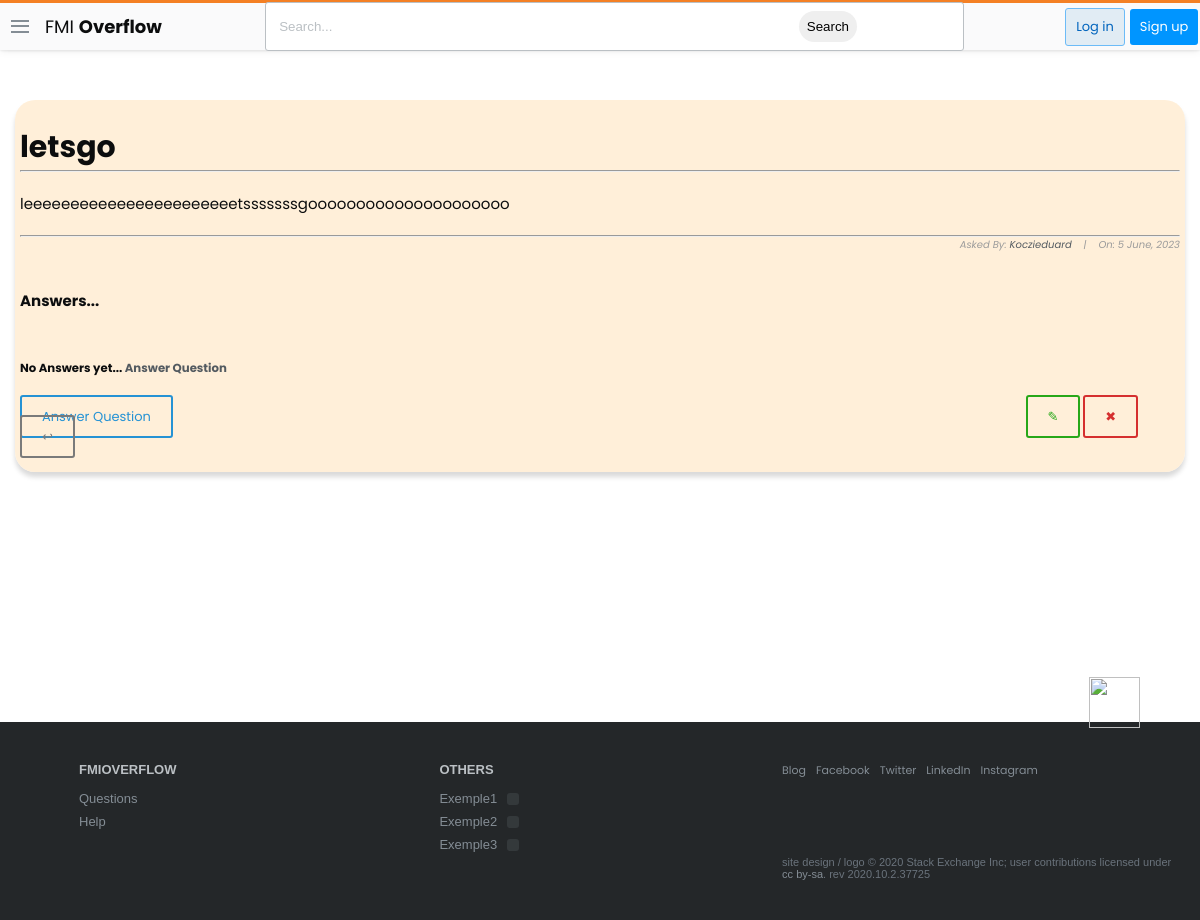
The page /questions/9 on the database as committed earlier.
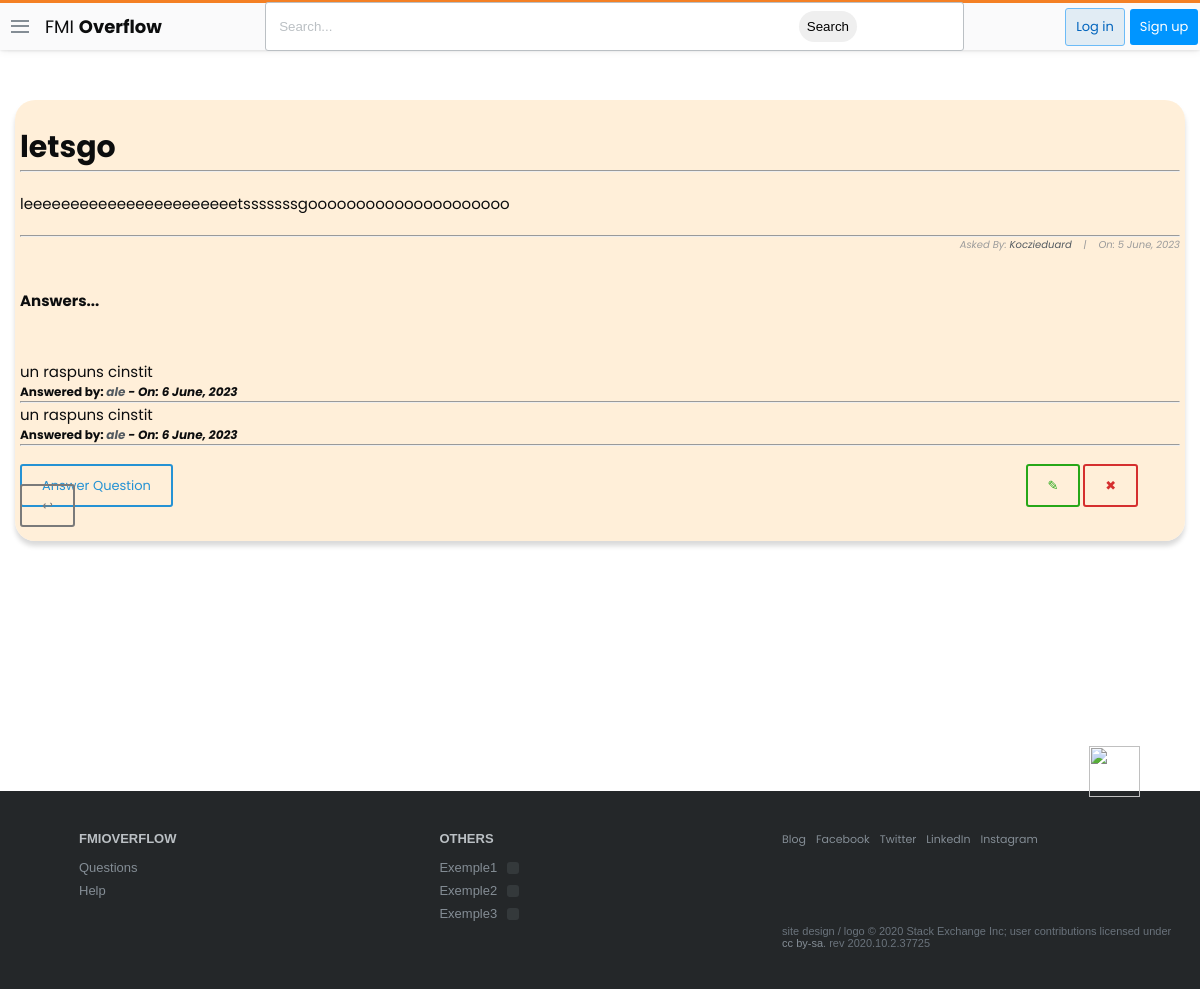
The same page on the database as committed later.
### stackbase/models.py (models this page shows, shortened)
class Question(models.Model):
    user = models.ForeignKey(User, on_delete=models.CASCADE)
    title = models.CharField(max_length = 1000)
    content = models.TextField(null=True,blank=True)
    date_created = models.DateTimeField(default=timezone.now)

class Comment(models.Model):
    question = models.ForeignKey(Question, related_name="comment", on_delete=models.CASCADE)
    name = models.CharField(max_length = 1000)
    content = models.TextField(null=True, blank=True)
    date_created = models.DateTimeField(default=timezone.now)

### stackbase/views.py (the view)
# urls.py: path('questions/<int:pk>',views.QuestionDetailView.as_view(),name="question_detail"),
class QuestionDetailView(DetailView):
    model = Question
    context_object_name = 'question'

### stackbase/templates/stackbase/question_detail.html (shortened to what this page needs)
{% extends 'base.html' %}
{% block content %}
<!DOCTYPE html>
<html lang="en">
<head>
</head>
<body>
    <div class="container">
        <div class="list-question">
            <div class="questions">
                <div class="container" style="background-color: rgba(255, 235, 209, 0.808); padding: 5px; box-shadow: rgba(0, 0, 0, 0.15) 0px 5px 5px 0px; border-radius: 20px;" >
                    <h3 id="fh3">{{question.title}}</h3>
                    <hr>
                    <h6 id="fh6" style="margin-top:20px">{{ question.content|safe }}</h6>
                    <hr>
                    <h6 id="fh6" style="font-size: 10px; font-style: italic; color: rgb(155, 155, 155); text-align: right;">Asked By: <a href="{% url 'profile' %}">{{ object.user|title }}</a>&nbsp;&nbsp;&nbsp; |&nbsp;&nbsp;&nbsp; On: {{ object.date_created|date:"j F, Y" }}</h6>
                    <br>
                    <h2>Answers...</h2> <br><br><br>
                    {% if not question.comment.all %}
                        <h3>No Answers yet... <a href="">Answer Question</a> </h3>
                    {% else %}
                        {% for comment in question.comment.all %}
                            <h3 style="font-weight: normal; font-size: 15px;">{{comment.content|safe}}</h3>
                            <h3 style="font-size: 12px;">Answered by: <i><a href="">{{comment.name}}</a> - On: {{comment.date_created|date:"j F, Y"}}</i></h3>
                            <hr>
                        {% endfor %}
                    {% endif %}
                    <div style="margin-top:30px;margin-bottom:20px">
                    <a class="btn btn-outline blue" id="fa" href="{% url 'stackbase:question_comment' question.id %}    " style="text-decoration: none;">Answer Question</a>
                    <a class="btn btn-outline green" style="text-decoration: none;margin-left:850px"  href=""> &#x270E;</a>
                    <a class="btn btn-outline red" style="text-decoration: none;"  href="">&#x2716;</a>
                    <a class="btn btn-outline gray" style="text-decoration: none;"  href="{% url 'stackbase:question_list' %}">&#x21a9;</a>
                    </div>
                </div>
                </div>
            </div>
        </div>
</body>
</html>
{% endblock content %}

### templates/base.html (shortened to what this page needs)
{% load static %}
<html lang="en">
<head>
    <link rel="stylesheet" href="{% static 'main.css' %}">
</head>
<body>
<header>
<div class="nav-container">
    <nav>
        <div class="nav-brand">
            <div class="hamburger-menu-container">
                <div class="hamburger-menu">
                    <div class="line"></div>
                    <div class="line"></div>
                    <div class="line"></div>
                </div>
            </div>
            <a href="{% url 'stackbase:home' %}" style="text-decoration: none; color: black;">
                <div class="nav-icon-text">FMI <span class="nav-bold-text">Overflow</span> </div> </a>
        </div>
        <div class="nav-search" style="margin-left:100px; margin-right:100px">
            <div class="search-container">
                <form action="" method="GET">
                    <input type="text" id="" name="search-area" placeholder="Search...">
                    <button type="submit" style="margin-left: 340px; border-radius: 25px; border: none; padding: 8px;">Search</button>
                </form>
            </div>
        </div>
        <div class="nav-right-buttons">
                {% if user.is_authenticated %}
                    <a href="{% url 'profile' %}" class="btn btn-login">Profile</a>
                    <a href="{% url 'logout' %}" class="btn btn-register">Logout</a>
                {% else %}
                    <a href="{% url 'login' %}" class="btn btn-login">Log in</a>
                    <a href="{% url 'register' %}" class="btn btn-register">Sign up</a>
                {% endif %}
        </div>
    </nav>
</div>
</header>
{% block content %}
{% endblock content %}
<footer class="footer">
    <img src="https://cdn.sstatic.net/Img/home/robot.svg?v=dfa16a330cbd" alt="" class="footer-robot-img">
<div class="container">
    <div class="footer-content">
        <div class="footer-icon">
        </div>
        <div class="footer-nav">
            <div class="footer-nav-col">
                <div class="footer-links-title"><a href="#">FMIOverflow</a></div>
                <ul class="footer-links">
                    <li class="footer-link-item"><a href="#" class="footer-link">Questions</a></li>
                    <li class="footer-link-item"><a href="#" class="footer-link">Help</a></li>
                </ul>
            </div>
            <div class="footer-nav-col">
                <div class="footer-links-title"><a href="#">Others</a></div>
                <ul class="footer-links">
                    <li class="footer-link-item">
                        <a href="#" class="footer-link">Exemple1</a>
                        <div class="footer-arrow-icon">
                        </div>
                    </li>
                    <li class="footer-link-item">
                        <a href="#" class="footer-link">Exemple2</a>
                        <div class="footer-arrow-icon">
                        </div></li>
                    <li class="footer-link-item">
                        <a href="#" class="footer-link">Exemple3</a>
                        <div class="footer-arrow-icon">
                        </div>
                    </li>
                </ul>
            </div>
        </div>
        <div class="footer-another-links">
            <div class="social-media">
                <ul>
                    <li>
                        <a href="#">Blog</a>
                    </li>
                    <li>
                        <a href="#">Facebook</a>
                    </li>
                    <li>
                        <a href="#">Twitter</a>
                    </li>
                    <li>
                        <a href="#">LinkedIn</a>
                    </li>
                    <li>
                        <a href="#">Instagram</a>
                    </li>
                </ul>
            </div>
            <div class="copyright">
                <p>site design / logo © 2020 Stack Exchange Inc; user contributions licensed under <a href="https://stackoverflow.com/help/licensing">cc by-sa</a>. rev 2020.10.2.37725</p>
            </div>
        </div>
    </div>
</div>
</footer>
</body>
</html>

### static/main.css (style rules this page uses)
*, *::before, *::after { margin: 0; padding: 0; box-sizing: border-box; }
html { font-family: Arial, "Helvetica Neue", Helvetica, sans-serif; font-size: 10px; color: #0c0d0e; }
.container { width: 100%; max-width: 126.4rem; margin: 0 auto; padding: 0 1.5rem; }
ul { list-style: none; }
a { text-decoration: none; color: #535a60; cursor: pointer; }
img { width: 100%; max-width: 100%; height: auto; }
.btn { text-align: center; font-size: 1.3rem; border-radius: 3px; transition: all 0.5s; padding: 1.3rem 2.5rem; }
header { width: 100%; height: 50px; background-color: #fafafb; border-top: 3px solid #f48024; position: fixed; left: 0; top: 0; z-index: 99; box-shadow: 0 1px 2px rgba(0,0,0,0.05),0 1px 4px rgba(0,0,0,0.05),0 2px 8px rgba(0,0,0,0.05); }
.nav-container { width: 100%; height: 100%; max-width: 126.4rem; margin: 0 auto; }
nav { display: flex; width: inherit; height: inherit; }
.nav-brand { flex: 1 0 auto; display: flex; align-items: center; }
.hamburger-menu-container { height: 100%; cursor: pointer; position: relative; }
.hamburger-menu { width: 4rem; height: inherit; padding: 1.5rem 1.1rem; display: flex; flex-wrap: wrap; align-items: center; position: relative; transition: all 0.5s; }
.hamburger-menu .line { background-color: #848d95; height: 2px; width: 100%; -webkit-transition: all 0.3s; transition: all 0.3s; }
.nav-icon-text { font-size: 1.8rem; margin-left: 0.5rem; color: #0c0d0e; }
.nav-icon-text span { font-weight: bold; }
.nav-search { flex: 30 0 auto; display: flex; align-items: center; margin-right: 1rem; position: relative; }
.search-container { width: 100%; border: 1px solid #bbc0c4; border-radius: 3px; padding: 0.8rem; background-color: #fff; display: flex; align-items: center; }
.search-container input[type=text] { flex: 1 1 auto; margin-left: 0.5rem; border: none; outline: none; color: #3c4146; }
.search-container input[type=text]::placeholder { color: #bbc0c4; }
.nav-right-buttons { flex: 1 0 auto; display: flex; align-items: center; justify-content: center; }
.btn-login { background-color: #e1ecf4; color: #0064bd; border: 1px solid #6cbbf7; padding: 0.8rem 1rem; }
.btn-register { background-color: #0095ff; color: #fff; margin-left: 0.5rem; padding: 0.8rem 1rem; }
.footer { background-color: #242729; color: #6a737c; padding-top: 4rem; padding-bottom: 4rem; position: relative; }
.footer-content { display: flex; }
.footer-icon { flex: 0 0 64px; }
.footer-nav { display: flex; flex: 2 1 auto; flex-wrap: wrap; }
.footer-nav-col { flex: 1 0 auto; padding-right: 1rem; padding-bottom: 2.4rem; }
.footer-another-links { flex: 1 1 150px; display: flex; flex-direction: column; justify-content: space-between; }
.footer-links-title { margin-bottom: 1rem; }
.footer-links-title a { color: #bbc0c4; font-size: 1.3rem; font-family: Arial, "Helvetica Neue", Helvetica, sans-serif; font-weight: 700; text-transform: uppercase; }
.footer-link-item { padding: 0.4rem 0; display: flex; align-items: center; }
.footer-arrow-icon { display: flex; align-items: center; justify-content: center; width: 1.2rem; height: 1.2rem; background-color: rgba(132, 141, 149, 0.35); opacity: 0.5; border-radius: 0.3rem; margin-left: 1rem; }
.footer-link { color: #848d95; font-size: 1.3rem; font-family: Arial, "Helvetica Neue", Helvetica, sans-serif; font-weight: 400; }
.social-media ul { display: flex; }
.social-media ul li { margin-right: 1rem; }
.social-media ul li a { color: #848d95; font-size: 1.1rem; }
.copyright { color: #6a737c; font-size: 1.1rem; font-family: Arial, "Helvetica Neue", Helvetica, sans-serif; font-weight: 400; }
.copyright a { color: #848d95; }
.footer-robot-img { width: 5.1rem; height: 5.1rem; position: absolute; right: 6rem; top: -4.5rem; }

### stackbase/templates/stackbase/question_detail.html (style rules this page uses)
body { margin-top: 100px; font-family: 'Poppins', sans-serif; }
#fh3 { text-align: center; font-size: 30px; padding-top: 20px; text-align: left; }
#fh6 { text-align: left; font-size: 15px; padding-bottom: 20px; font-weight: normal; }
.btn-outline { padding: 10px 20px; outline: none; background-color: transparent; cursor: pointer; }
.blue { border: 2px solid #2592d4; color: #2592d4; }
.green { border: 2px solid #27a718; color: #27a718; }
.red { border: 2px solid #d52f2f; color: #d52f2f; }
.gray { border: 2px solid #7a7a7a; color: #7a7a7a; }

Rows that differ between the two databases and show on the page:
added Comment: content "un raspuns cinstit", name "ale", date_created "6 June, 2023"
added Comment: content "un raspuns cinstit", name "ale", date_created "6 June, 2023"
Other text that changed with them:
text no longer shown: "No Answers yet... Answer Question"
